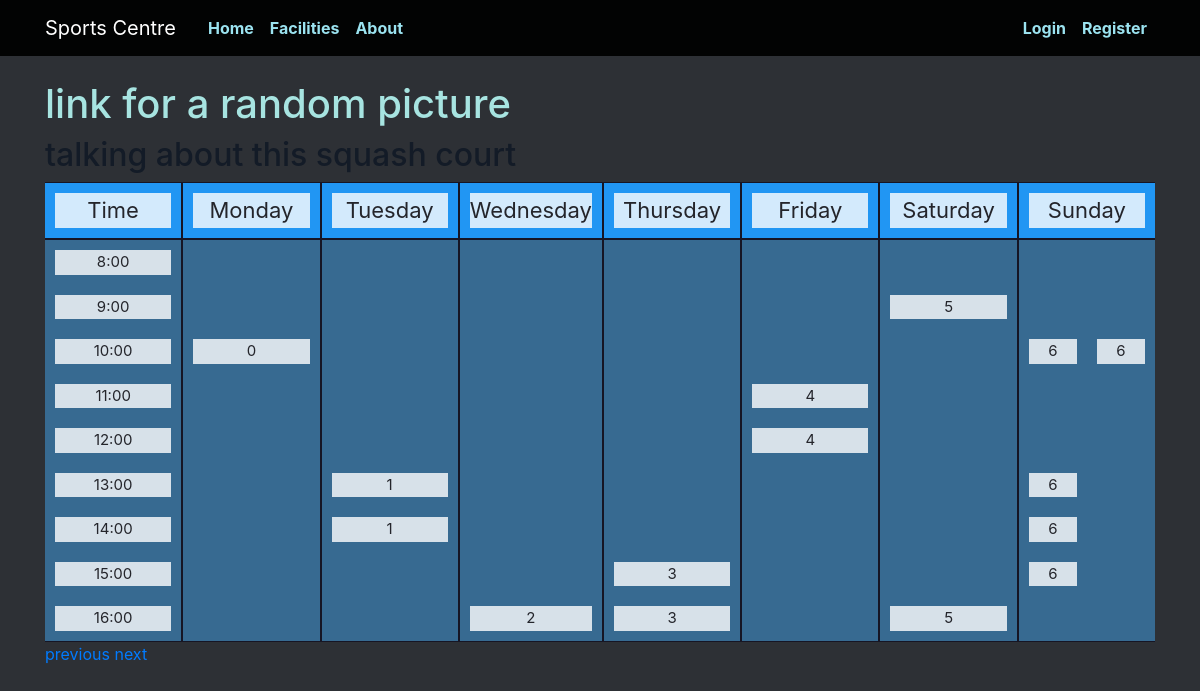
/facilities/swimming_pool/2020/10, run on the app's committed database.
### app/models.py (models this page shows)
class Booking(db.Model):
  id = db.Column(db.Integer, primary_key=True)
  facility = db.Column(db.Integer, db.ForeignKey('user.id'), nullable=False)
  user = db.Column(db.Integer, db.ForeignKey('facility.id') , nullable=False)
  datetime = db.Column(db.DateTime, nullable=False)
  week = db.Column(db.Integer)
  year = db.Column(db.Integer)
  duration = db.Column(db.Integer, nullable=False)

### app/views.py (the view)
@app.route('/facilities/<facility_url>/<int:year>/<int:week>')
def show_facility(facility_url, year, week):
  facility = models.Facility.query.filter_by(url=facility_url).first_or_404()
  bookings = []
  for i in range(8):
    b = models.Booking.query.order_by(models.Booking.id.asc()).filter_by(facility=facility.id).filter_by(week=week).filter_by(year=year)
    filtered_b = []
    for query in b:
      if query.datetime.weekday() == i-1:
        filtered_b.append(query)
    bookings.append(filtered_b)
  address = 'facilities/' + facility.url + '.html'
  title = facility.name
  return render_template(address, title=title, bookings=bookings, facility=facility_url, year=year, week=week)

### app/templates/facilities/swimming_pool.html
{% extends "facilities_index.html" %}
{% block picture %}
link for a random picture
{% endblock %}
{% block info %}
talking about this squash court
{% endblock %}

### app/templates/facilities_index.html
{% extends "index.html" %}
{% block content %}
  <h1>
    {% block picture %}
    {% endblock %}
  </h1>
  <h2>
    {% block info %}
    {% endblock %}
  </h2>
  <div class="grid-container">
  <div class="grid-sub-header">
    <div style=>Time</div>
  </div>
  {% for day in ["Monday", "Tuesday", "Wednesday", "Thursday", "Friday", "Saturday", "Sunday"] %}
  <div class="grid-sub-header">
    <div style="grid-row-start: header;">{{ day }}</div>
  </div>
  {% endfor %}
  <div class="grid-sub">
    {% for time in ["8:00", "9:00", "10:00", "11:00", "12:00", "13:00", "14:00", "15:00", "16:00"] %}
      <div style="grid-row-start: time-{{ loop.index0 + 8 }}; grid-column: 1/2;">{{ time }}</div>
    {% endfor %}
  </div>
  {% for day in ["Monday", "Tuesday", "Wednesday", "Thursday", "Friday", "Saturday", "Sunday"] %}
  <div class="grid-sub">
    {% for booking in bookings[loop.index0+1] %}
      <div style="grid-row: time-{{ booking.datetime.strftime('%-H') }};">{{ booking.datetime.weekday() }}</div>
    {% endfor %}
  </div>
  {% endfor %}
  </div>
  <a href="/facilities/{{ facility }}/{{ year }}/{{ week - 1 }}">previous</a>
  <a href="/facilities/{{ facility }}/{{ year }}/{{ week + 1 }}">next</a>
{% endblock %}

### app/static/style.css (style rules this page uses)
body { background: rgb(45, 48, 53); color: rgb(36, 37, 43); margin-top: 5rem; }
h1, h3, h4, h5, h6 { color: #a7e4e1; }
h2 { color: rgb(19, 27, 39); }
.grid-container { display: grid; grid-template-columns: [time] 1fr [day-0] 1fr [day-1] 1fr [day-2] 1fr [day-3] 1fr [day-4] 1fr [day-5] 1fr [day-6] 1fr; grid-gap: 2px; padding: 10px; background-color: rgba(17, 14, 32, 0.8); text-align: center; padding: 1px 0; font-size: 20px; grid-template-columns: repeat(8, 1fr); }
.grid-sub-header { display: grid; background-color: #2196F3; padding: 10px; grid-auto-columns: 1fr; }
.grid-sub-header > div { background-color: rgba(255, 255, 255, 0.8); text-align: center; padding: 1px 0; font-size: 22px; }
.grid-sub { display: grid; grid-template-rows: [time-8] 1fr [time-9] 1fr [time-10] 1fr [time-11] 1fr [time-12] 1fr [time-13] 1fr [time-14] 1fr [time-15] 1fr [time-16] 1fr; grid-gap: 20px; background-color: rgb(55, 106, 145); padding: 10px; grid-auto-columns: 1fr; }
.grid-sub > div { background-color: rgba(255, 255, 255, 0.8); text-align: center; padding: 1px 0; font-size: 15px; }

### data on the page
Booking: datetime.weekday "0"
Booking: datetime.weekday "1"
Booking: datetime.weekday "1"
Booking: datetime.weekday "2"
Booking: datetime.weekday "3"
Booking: datetime.weekday "3"
Booking: datetime.weekday "4"
Booking: datetime.weekday "4"
Booking: datetime.weekday "5"
Booking: datetime.weekday "5"
Booking: datetime.weekday "6"
Booking: datetime.weekday "6"
Booking: datetime.weekday "6"
Booking: datetime.weekday "6"
Booking: datetime.weekday "6"

### other printed values
{{ day }} "Monday" "Tuesday" "Wednesday" "Thursday" "Friday" "Saturday" "Sunday"
{{ time }} "8:00" "9:00" "10:00" "11:00" "12:00" "13:00" "14:00" "15:00" "16:00"
